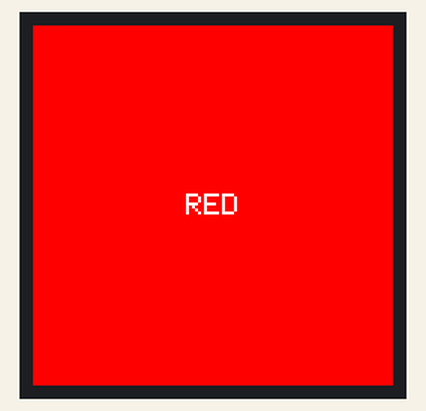
Bench run of a sketch on a simulated ESP32. On the bench: 240×240 colour display. What the sketch prints to the serial monitor is not drawn.

Above: at 0.6 s.
At 3.1 s:
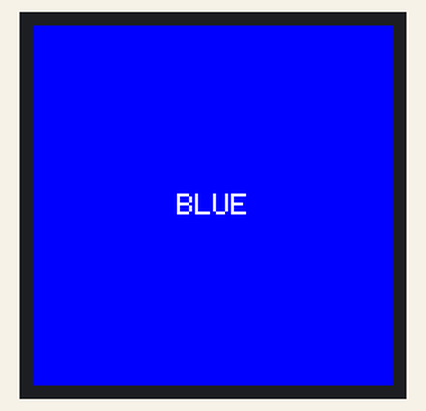
At 6.9 s:
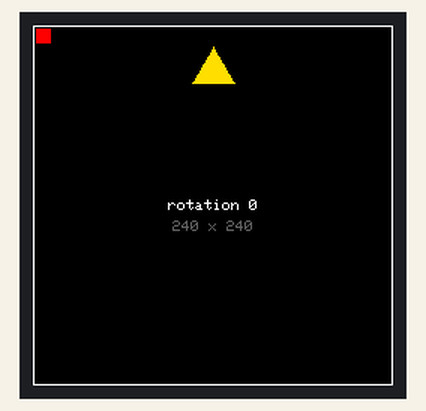
At 13.2 s:
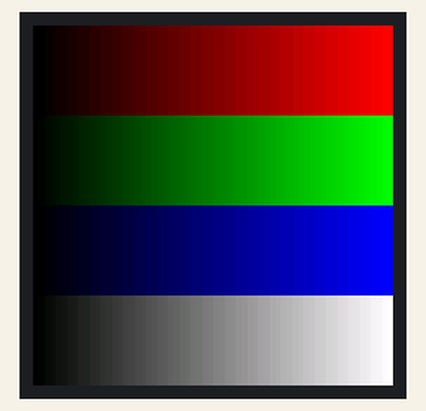
At 25.0 s:
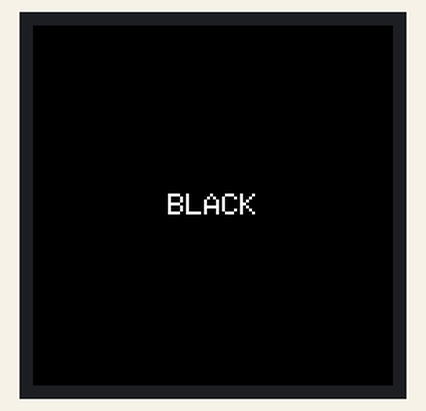
At 36.3 s:
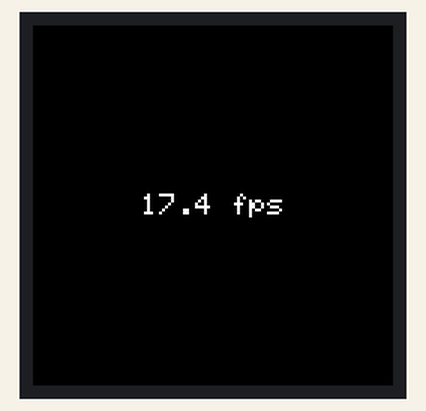

Measured:
- what the display in image 0 shows lasts 1.3 s, from 0.5 s to 1.8 s
- what the display in image 3 shows lasts 3.6 s, from 13.1 s to 16.7 s
- what the display in image 5 shows lasts 1.5 s, from 36.3 s to 37.8 s

The sketch:

panel_test.ino
```cpp
// panel_test.ino
// Bring-up test pattern for SPI TFT panels (ESP32 + LovyanGFX).
//
// Select the panel and pins in lgfx_config.h, flash, and open the serial
// monitor at 115200. Each step tells you what a correct result looks like.
//
// https://github.com/successlcd/lcd-bringup-examples

#include "lgfx_config.h"

static LGFX lcd;

static uint16_t RED, GREEN, BLUE, WHITE, BLACK, YELLOW, GREY;

static void centerText(const char* text, int y, uint16_t fg, uint16_t bg)
{
  lcd.setTextColor(fg, bg);
  int x = (lcd.width() - lcd.textWidth(text)) / 2;
  lcd.drawString(text, x < 0 ? 0 : x, y);
}

static void step(const char* title, const char* hint)
{
  Serial.println();
  Serial.print("== ");
  Serial.println(title);
  Serial.println(hint);
}

// 1. Solid colours: checks colour order and inversion.
static void testColours()
{
  step("Solid colours",
       "You should see RED, GREEN, BLUE, WHITE, BLACK with matching labels.\n"
       "Red and blue swapped -> flip rgb_order. White shows as black -> flip invert.");

  struct { uint16_t c; const char* name; uint16_t text; } list[] = {
    { RED, "RED", WHITE }, { GREEN, "GREEN", BLACK }, { BLUE, "BLUE", WHITE },
    { WHITE, "WHITE", BLACK }, { BLACK, "BLACK", WHITE },
  };
  lcd.setTextSize(2);
  for (auto& s : list) {
    lcd.fillScreen(s.c);
    centerText(s.name, lcd.height() / 2 - 8, s.text, s.c);
    delay(1200);
  }
}

// 2. Border and rotation: checks RAM offsets and mirroring.
static void testBorderAndRotation()
{
  step("Border and rotation",
       "A 1-pixel white border must be visible on all four edges, in every rotation.\n"
       "Missing edge or a strip of noise -> offset_x / offset_y / memory size is wrong.\n"
       "Arrow should point to the top edge; text mirrored -> wrong rotation/MADCTL.");

  for (int r = 0; r < 4; r++) {
    lcd.setRotation(r);
    int w = lcd.width(), h = lcd.height();
    lcd.fillScreen(BLACK);
    lcd.drawRect(0, 0, w, h, WHITE);
    lcd.fillRect(2, 2, 10, 10, RED);            // top-left marker
    lcd.fillTriangle(w / 2, 14, w / 2 - 14, 38, w / 2 + 14, 38, YELLOW);
    char buf[24];
    snprintf(buf, sizeof(buf), "rotation %d", r);
    lcd.setTextSize(1);
    centerText(buf, h / 2 - 4, WHITE, BLACK);
    snprintf(buf, sizeof(buf), "%d x %d", w, h);
    centerText(buf, h / 2 + 10, GREY, BLACK);
    delay(1500);
  }
  lcd.setRotation(0);
}

// 3. Gradients: checks bit depth and banding.
static void testGradients()
{
  step("Gradients",
       "Four smooth ramps (R, G, B, grey) from dark to bright.\n"
       "Hard steps are normal for 16-bit colour (32/64 levels); missing ramps point to wiring.");

  int w = lcd.width(), h = lcd.height();
  int band = h / 4;
  lcd.startWrite();
  for (int x = 0; x < w; x++) {
    uint8_t v = (uint32_t)x * 255 / (w > 1 ? w - 1 : 1);
    lcd.drawFastVLine(x, 0 * band, band, lcd.color565(v, 0, 0));
    lcd.drawFastVLine(x, 1 * band, band, lcd.color565(0, v, 0));
    lcd.drawFastVLine(x, 2 * band, band, lcd.color565(0, 0, v));
    lcd.drawFastVLine(x, 3 * band, h - 3 * band, lcd.color565(v, v, v));
  }
  lcd.endWrite();
  delay(2500);
}

// 4. Full-screen fill speed: rough SPI throughput check.
static void testSpeed()
{
  step("Fill speed", "Prints full-screen fills per second and the effective bus rate.");

  const int frames = 20;
  uint32_t t0 = millis();
  for (int i = 0; i < frames; i++) lcd.fillScreen((i & 1) ? BLACK : GREY);
  uint32_t dt = millis() - t0;
  if (dt == 0) dt = 1;

  float fps = frames * 1000.0f / dt;
  float mbps = (float)lcd.width() * lcd.height() * 16 * frames / (dt * 1000.0f);
  Serial.printf("%d frames in %lu ms -> %.1f fps, ~%.1f Mbit/s of pixel data\n",
                frames, (unsigned long)dt, fps, mbps);
  Serial.println("Theory at 16 bpp: width x height x 16 bits per frame. "
                 "240x240 at 40 MHz is about 23 ms per frame (~43 fps) before overhead.");

  char buf[32];
  snprintf(buf, sizeof(buf), "%.1f fps", fps);
  lcd.fillScreen(BLACK);
  lcd.setTextSize(2);
  centerText(buf, lcd.height() / 2 - 8, WHITE, BLACK);
  delay(1500);
}

// 5. Backlight PWM.
static void testBacklight()
{
  step("Backlight",
       "Brightness should fade down and back up smoothly.\n"
       "Inverted fade -> set invert in the Light_PWM config. No change -> check PIN_BL and driver.");

  lcd.fillScreen(WHITE);
  for (int b = 255; b >= 10; b -= 5) { lcd.setBrightness(b); delay(15); }
  for (int b = 10; b <= 255; b += 5) { lcd.setBrightness(b); delay(15); }
  lcd.setBrightness(200);
}

void setup()
{
  Serial.begin(115200);
  delay(300);

  lcd.init();
  lcd.setBrightness(200);

  RED    = lcd.color565(255, 0, 0);
  GREEN  = lcd.color565(0, 255, 0);
  BLUE   = lcd.color565(0, 0, 255);
  WHITE  = lcd.color565(255, 255, 255);
  BLACK  = lcd.color565(0, 0, 0);
  YELLOW = lcd.color565(255, 220, 0);
  GREY   = lcd.color565(96, 96, 96);

  Serial.println();
  Serial.printf("Panel test: %d x %d (LCD_PANEL=%d)\n", lcd.width(), lcd.height(), LCD_PANEL);
  Serial.println("Blank or white screen with the backlight on? See docs/tft-bringup-checklist.md");
}

void loop()
{
  testColours();
  testBorderAndRotation();
  testGradients();
  testSpeed();
  testBacklight();
}
```

lgfx_config.h
```cpp
// lgfx_config.h
// LovyanGFX setup for common SPI TFT controllers on ESP32.
//
// Pick ONE panel with LCD_PANEL below, or pass it from the build,
// e.g. arduino-cli ... --build-property "compiler.cpp.extra_flags=-DLCD_PANEL=4"
//
// These are starting points for common glass. The exact init sequence,
// gamma and power settings of a specific module come from its datasheet.
// Two modules with the same driver IC are not always interchangeable.

#pragma once

#define LGFX_USE_V1
#include <LovyanGFX.hpp>

#define PANEL_ST7789_240X240   1  // 1.3" / 1.54" square IPS
#define PANEL_ST7789_240X320   2  // 2.0" / 2.4" / 2.8"
#define PANEL_ILI9341_240X320  3  // 2.4" / 2.8" / 3.2"
#define PANEL_GC9A01_240X240   4  // 1.28" round IPS
#define PANEL_ST7735S_128X128  5  // 1.44"

#ifndef LCD_PANEL
#define LCD_PANEL PANEL_ST7789_240X240
#endif

// ---------------------------------------------------------------------------
// Wiring. Defaults suit a classic ESP32 DevKit; on ESP32-S3/C3 any free GPIO
// works too (the SPI signals go through the GPIO matrix).
// ---------------------------------------------------------------------------
#ifndef PIN_SCLK
#define PIN_SCLK 18
#endif
#ifndef PIN_MOSI
#define PIN_MOSI 23
#endif
#ifndef PIN_MISO
#define PIN_MISO -1   // not needed: these examples never read back from the panel
#endif
#ifndef PIN_DC
#define PIN_DC 16     // also labelled RS or A0 on some FPCs
#endif
#ifndef PIN_CS
#define PIN_CS 5
#endif
#ifndef PIN_RST
#define PIN_RST 17
#endif
#ifndef PIN_BL
#define PIN_BL 4      // drive the backlight through a transistor or LED driver, not directly
#endif

class LGFX : public lgfx::LGFX_Device
{
#if (LCD_PANEL == PANEL_ST7789_240X240) || (LCD_PANEL == PANEL_ST7789_240X320)
  lgfx::Panel_ST7789 _panel;
#elif LCD_PANEL == PANEL_ILI9341_240X320
  lgfx::Panel_ILI9341 _panel;
#elif LCD_PANEL == PANEL_GC9A01_240X240
  lgfx::Panel_GC9A01 _panel;
#elif LCD_PANEL == PANEL_ST7735S_128X128
  lgfx::Panel_ST7735S _panel;
#else
#error "Unknown LCD_PANEL value"
#endif
  lgfx::Bus_SPI   _bus;
  lgfx::Light_PWM _light;

public:
  LGFX(void)
  {
    {
      auto cfg = _bus.config();
      cfg.spi_host   = SPI2_HOST;   // available on ESP32, -S2, -S3, -C3, -C6
      cfg.spi_mode   = 0;
#if LCD_PANEL == PANEL_ST7735S_128X128
      cfg.freq_write = 27000000;    // ST7735S is happier a bit slower
#else
      cfg.freq_write = 40000000;    // above some datasheet limits; fine on short wires.
#endif                              // Drop to 27 or 20 MHz if you see noise.
      cfg.freq_read  = 16000000;
      cfg.spi_3wire  = true;        // single data line, no MISO
      cfg.use_lock   = true;
      cfg.dma_channel = SPI_DMA_CH_AUTO;
      cfg.pin_sclk = PIN_SCLK;
      cfg.pin_mosi = PIN_MOSI;
      cfg.pin_miso = PIN_MISO;
      cfg.pin_dc   = PIN_DC;
      _bus.config(cfg);
      _panel.setBus(&_bus);
    }

    {
      auto cfg = _panel.config();
      cfg.pin_cs     = PIN_CS;
      cfg.pin_rst    = PIN_RST;
      cfg.pin_busy   = -1;
      cfg.readable   = false;
      cfg.bus_shared = false;
      cfg.rgb_order  = false;       // set true if red and blue come out swapped

#if LCD_PANEL == PANEL_ST7789_240X240
      cfg.panel_width   = 240;
      cfg.panel_height  = 240;
      cfg.memory_width  = 240;      // the controller RAM is 240 x 320; the glass
      cfg.memory_height = 320;      // uses part of it, so keep the real RAM size here
      cfg.invert        = true;     // most ST7789 IPS glass needs inversion ON
#elif LCD_PANEL == PANEL_ST7789_240X320
      cfg.panel_width   = 240;
      cfg.panel_height  = 320;
      cfg.memory_width  = 240;
      cfg.memory_height = 320;
      cfg.invert        = true;     // IPS: usually true. TN glass: usually false
#elif LCD_PANEL == PANEL_ILI9341_240X320
      cfg.panel_width   = 240;
      cfg.panel_height  = 320;
      cfg.memory_width  = 240;
      cfg.memory_height = 320;
      cfg.invert        = false;
#elif LCD_PANEL == PANEL_GC9A01_240X240
      cfg.panel_width   = 240;
      cfg.panel_height  = 240;
      cfg.memory_width  = 240;
      cfg.memory_height = 240;
      cfg.invert        = true;
#elif LCD_PANEL == PANEL_ST7735S_128X128
      cfg.panel_width   = 128;
      cfg.panel_height  = 128;
      cfg.memory_width  = 132;      // 1.44" glass usually sits inside 132 x 132 RAM
      cfg.memory_height = 132;
      cfg.offset_x      = 2;        // typical; if one edge shows a line of noise,
      cfg.offset_y      = 1;        // try offset_y = 3 or memory_height = 162
      cfg.invert        = false;
#endif
      _panel.config(cfg);
    }

    {
      auto cfg = _light.config();
      cfg.pin_bl      = PIN_BL;
      cfg.invert      = false;      // true if your backlight driver is active-low
      cfg.freq        = 20000;      // above the audible range
      cfg.pwm_channel = 7;
      _light.config(cfg);
      _panel.setLight(&_light);
    }

    setPanel(&_panel);
  }
};
```
